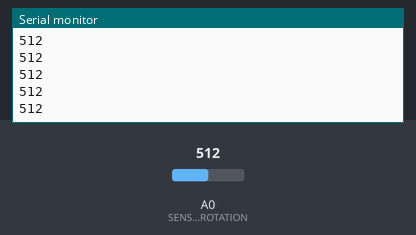
The sketch below on a simulated Arduino Uno, built with avr-gcc and run on an emulated ATmega328P. On the bench: the last lines printed to the serial monitor. The inputs (shaded band) are chosen by the test bench; at power-on: A0 (SENSOR_ROTATION) = 512.

Above: at 1.2 s.
1.3 s: A0 (SENSOR_ROTATION) set to 716
At 1.32 s:
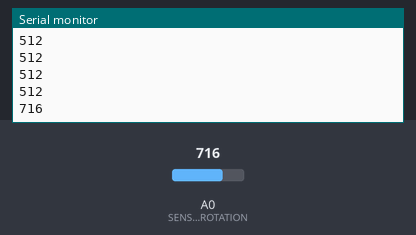
2.8 s: A0 (SENSOR_ROTATION) set to 900
At 2.83 s:
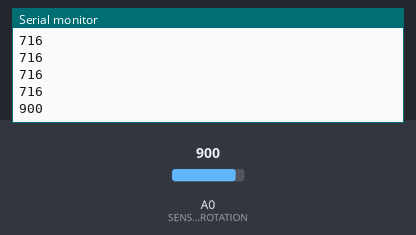
Timing chart, 0 to 5.8 s (numbered marks = the images above; inputs shaded):
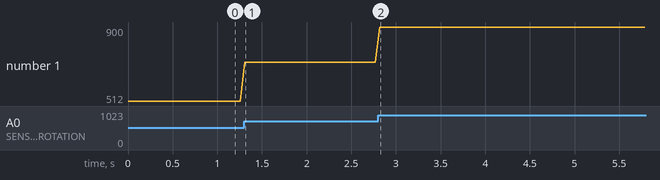

The sketch:

arduino_serial_test.ino
```cpp
int SENSOR_ROTATION = A0;

void setup() {
  Serial.begin(9600);
}

void loop() {
  Serial.println(analogRead(SENSOR_ROTATION));
  delay(50);
}
```

Measured:
- after the input at 1.3 s, the serial monitor: prints a new line at once (image 1)
- after the input at 2.8 s, the serial monitor: prints a new line at once (image 2)
- plotted number 1: 512 → 716 after the input at 1.3 s, 716 → 900 after the input at 2.8 s
